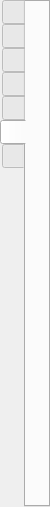
<?xml version="1.0" encoding="UTF-8"?>
<ui version="4.0">
 <class>CanvasToolBarDockWidget</class>
 <widget class="QDockWidget" name="CanvasToolBarDockWidget">
  <property name="geometry">
   <rect>
    <x>0</x>
    <y>0</y>
    <width>70</width>
    <height>507</height>
   </rect>
  </property>
  <property name="sizePolicy">
   <sizepolicy hsizetype="Maximum" vsizetype="Preferred">
    <horstretch>0</horstretch>
    <verstretch>0</verstretch>
   </sizepolicy>
  </property>
  <property name="features">
   <set>QDockWidget::DockWidgetFloatable|QDockWidget::DockWidgetMovable|QDockWidget::DockWidgetVerticalTitleBar</set>
  </property>
  <property name="allowedAreas">
   <set>Qt::LeftDockWidgetArea|Qt::RightDockWidgetArea</set>
  </property>
  <widget class="QWidget" name="dock_canvas_tools_contents">
   <property name="sizePolicy">
    <sizepolicy hsizetype="Maximum" vsizetype="Preferred">
     <horstretch>0</horstretch>
     <verstretch>0</verstretch>
    </sizepolicy>
   </property>
   <layout class="QVBoxLayout" name="verticalLayout">
    <property name="spacing">
     <number>0</number>
    </property>
    <property name="leftMargin">
     <number>0</number>
    </property>
    <property name="topMargin">
     <number>0</number>
    </property>
    <property name="rightMargin">
     <number>0</number>
    </property>
    <property name="bottomMargin">
     <number>0</number>
    </property>
    <item>
     <widget class="QTabWidget" name="tab_widget_canvas_tools">
      <property name="sizePolicy">
       <sizepolicy hsizetype="Maximum" vsizetype="Expanding">
        <horstretch>0</horstretch>
        <verstretch>0</verstretch>
       </sizepolicy>
      </property>
      <property name="tabPosition">
       <enum>QTabWidget::West</enum>
      </property>
      <property name="currentIndex">
       <number>5</number>
      </property>
      <property name="iconSize">
       <size>
        <width>35</width>
        <height>35</height>
       </size>
      </property>
      <widget class="QWidget" name="tab_view">
       <attribute name="title">
        <string/>
       </attribute>
       <attribute name="toolTip">
        <string>View 1</string>
       </attribute>
       <layout class="QVBoxLayout" name="verticalLayout_7">
        <property name="spacing">
         <number>0</number>
        </property>
        <property name="leftMargin">
         <number>0</number>
        </property>
        <property name="topMargin">
         <number>0</number>
        </property>
        <property name="rightMargin">
         <number>0</number>
        </property>
        <property name="bottomMargin">
         <number>0</number>
        </property>
        <item>
         <widget class="QWidget" name="view_toolbar_placeholder" native="true"/>
        </item>
        <item>
         <spacer name="view_spacer">
          <property name="orientation">
           <enum>Qt::Vertical</enum>
          </property>
          <property name="sizeHint" stdset="0">
           <size>
            <width>20</width>
            <height>498</height>
           </size>
          </property>
         </spacer>
        </item>
       </layout>
      </widget>
      <widget class="QWidget" name="tab_feature_inspection">
       <property name="sizePolicy">
        <sizepolicy hsizetype="Preferred" vsizetype="Preferred">
         <horstretch>0</horstretch>
         <verstretch>0</verstretch>
        </sizepolicy>
       </property>
       <attribute name="title">
        <string/>
       </attribute>
       <attribute name="toolTip">
        <string>Feature Inspection 2</string>
       </attribute>
       <layout class="QVBoxLayout" name="verticalLayout_2">
        <property name="spacing">
         <number>0</number>
        </property>
        <property name="sizeConstraint">
         <enum>QLayout::SetDefaultConstraint</enum>
        </property>
        <property name="leftMargin">
         <number>0</number>
        </property>
        <property name="topMargin">
         <number>0</number>
        </property>
        <property name="rightMargin">
         <number>0</number>
        </property>
        <property name="bottomMargin">
         <number>0</number>
        </property>
        <item>
         <widget class="QWidget" name="feature_inspection_toolbar_placeholder" native="true">
          <property name="sizePolicy">
           <sizepolicy hsizetype="Preferred" vsizetype="Minimum">
            <horstretch>0</horstretch>
            <verstretch>0</verstretch>
           </sizepolicy>
          </property>
         </widget>
        </item>
        <item>
         <spacer name="feature_inspection_spacer">
          <property name="orientation">
           <enum>Qt::Vertical</enum>
          </property>
          <property name="sizeHint" stdset="0">
           <size>
            <width>20</width>
            <height>463</height>
           </size>
          </property>
         </spacer>
        </item>
       </layout>
      </widget>
      <widget class="QWidget" name="tab_digitisation">
       <property name="sizePolicy">
        <sizepolicy hsizetype="Preferred" vsizetype="Preferred">
         <horstretch>0</horstretch>
         <verstretch>0</verstretch>
        </sizepolicy>
       </property>
       <attribute name="title">
        <string/>
       </attribute>
       <attribute name="toolTip">
        <string>Digitisation 3</string>
       </attribute>
       <layout class="QVBoxLayout" name="verticalLayout_3">
        <property name="spacing">
         <number>0</number>
        </property>
        <property name="leftMargin">
         <number>0</number>
        </property>
        <property name="topMargin">
         <number>0</number>
        </property>
        <property name="rightMargin">
         <number>0</number>
        </property>
        <property name="bottomMargin">
         <number>0</number>
        </property>
        <item>
         <widget class="QWidget" name="digitisation_toolbar_placeholder" native="true">
          <property name="sizePolicy">
           <sizepolicy hsizetype="Preferred" vsizetype="Minimum">
            <horstretch>0</horstretch>
            <verstretch>0</verstretch>
           </sizepolicy>
          </property>
         </widget>
        </item>
        <item>
         <spacer name="digitisation_spacer">
          <property name="orientation">
           <enum>Qt::Vertical</enum>
          </property>
          <property name="sizeHint" stdset="0">
           <size>
            <width>20</width>
            <height>463</height>
           </size>
          </property>
         </spacer>
        </item>
       </layout>
      </widget>
      <widget class="QWidget" name="tab_topology">
       <attribute name="title">
        <string/>
       </attribute>
       <attribute name="toolTip">
        <string>Topology 4</string>
       </attribute>
       <layout class="QVBoxLayout" name="verticalLayout_4">
        <property name="spacing">
         <number>0</number>
        </property>
        <property name="leftMargin">
         <number>0</number>
        </property>
        <property name="topMargin">
         <number>0</number>
        </property>
        <property name="rightMargin">
         <number>0</number>
        </property>
        <property name="bottomMargin">
         <number>0</number>
        </property>
        <item>
         <widget class="QWidget" name="topology_toolbar_placeholder" native="true">
          <property name="sizePolicy">
           <sizepolicy hsizetype="Preferred" vsizetype="Minimum">
            <horstretch>0</horstretch>
            <verstretch>0</verstretch>
           </sizepolicy>
          </property>
         </widget>
        </item>
        <item>
         <spacer name="topology_spacer">
          <property name="orientation">
           <enum>Qt::Vertical</enum>
          </property>
          <property name="sizeHint" stdset="0">
           <size>
            <width>20</width>
            <height>498</height>
           </size>
          </property>
         </spacer>
        </item>
       </layout>
      </widget>
      <widget class="QWidget" name="tab_pole_manipulation">
       <attribute name="title">
        <string/>
       </attribute>
       <attribute name="toolTip">
        <string>Pole Manipulation 5</string>
       </attribute>
       <layout class="QVBoxLayout" name="verticalLayout_5">
        <property name="spacing">
         <number>0</number>
        </property>
        <property name="leftMargin">
         <number>0</number>
        </property>
        <property name="topMargin">
         <number>0</number>
        </property>
        <property name="rightMargin">
         <number>0</number>
        </property>
        <property name="bottomMargin">
         <number>0</number>
        </property>
        <item>
         <widget class="QWidget" name="pole_manipulation_toolbar_placeholder" native="true">
          <property name="sizePolicy">
           <sizepolicy hsizetype="Preferred" vsizetype="Minimum">
            <horstretch>0</horstretch>
            <verstretch>0</verstretch>
           </sizepolicy>
          </property>
         </widget>
        </item>
        <item>
         <spacer name="pole_manipulation_spacer">
          <property name="orientation">
           <enum>Qt::Vertical</enum>
          </property>
          <property name="sizeHint" stdset="0">
           <size>
            <width>20</width>
            <height>498</height>
           </size>
          </property>
         </spacer>
        </item>
       </layout>
      </widget>
      <widget class="QWidget" name="tab_small_circle">
       <property name="sizePolicy">
        <sizepolicy hsizetype="Preferred" vsizetype="Preferred">
         <horstretch>0</horstretch>
         <verstretch>0</verstretch>
        </sizepolicy>
       </property>
       <attribute name="title">
        <string/>
       </attribute>
       <attribute name="toolTip">
        <string>Create Small Circles 6</string>
       </attribute>
       <layout class="QVBoxLayout" name="verticalLayout_6">
        <property name="spacing">
         <number>0</number>
        </property>
        <property name="leftMargin">
         <number>0</number>
        </property>
        <property name="topMargin">
         <number>0</number>
        </property>
        <property name="rightMargin">
         <number>0</number>
        </property>
        <property name="bottomMargin">
         <number>0</number>
        </property>
        <item>
         <widget class="QWidget" name="small_circle_toolbar_placeholder" native="true">
          <property name="sizePolicy">
           <sizepolicy hsizetype="Preferred" vsizetype="Minimum">
            <horstretch>0</horstretch>
            <verstretch>0</verstretch>
           </sizepolicy>
          </property>
         </widget>
        </item>
        <item>
         <spacer name="small_circle_spacer">
          <property name="orientation">
           <enum>Qt::Vertical</enum>
          </property>
          <property name="sizeHint" stdset="0">
           <size>
            <width>20</width>
            <height>498</height>
           </size>
          </property>
         </spacer>
        </item>
       </layout>
      </widget>
      <widget class="QWidget" name="tab_hellinger">
       <property name="sizePolicy">
        <sizepolicy hsizetype="Preferred" vsizetype="Preferred">
         <horstretch>0</horstretch>
         <verstretch>0</verstretch>
        </sizepolicy>
       </property>
       <attribute name="title">
        <string/>
       </attribute>
       <layout class="QVBoxLayout" name="verticalLayout_8">
        <property name="spacing">
         <number>0</number>
        </property>
        <property name="leftMargin">
         <number>0</number>
        </property>
        <property name="topMargin">
         <number>0</number>
        </property>
        <property name="rightMargin">
         <number>0</number>
        </property>
        <property name="bottomMargin">
         <number>0</number>
        </property>
        <item>
         <widget class="QWidget" name="hellinger_toolbar_placeholder" native="true">
          <property name="sizePolicy">
           <sizepolicy hsizetype="Preferred" vsizetype="Minimum">
            <horstretch>0</horstretch>
            <verstretch>0</verstretch>
           </sizepolicy>
          </property>
         </widget>
        </item>
        <item>
         <spacer name="hellinger_spacer">
          <property name="orientation">
           <enum>Qt::Vertical</enum>
          </property>
          <property name="sizeHint" stdset="0">
           <size>
            <width>20</width>
            <height>498</height>
           </size>
          </property>
         </spacer>
        </item>
       </layout>
      </widget>
     </widget>
    </item>
   </layout>
  </widget>
  <action name="action_Drag_Globe">
   <property name="checkable">
    <bool>true</bool>
   </property>
   <property name="checked">
    <bool>true</bool>
   </property>
   <property name="icon">
    <iconset resource="../qt-resources/qt_widgets.qrc">
     <normaloff>:/drag_globe_35.png</normaloff>:/drag_globe_35.png</iconset>
   </property>
   <property name="text">
    <string>Drag Globe</string>
   </property>
   <property name="toolTip">
    <string>Drag Globe  D</string>
   </property>
   <property name="shortcut">
    <string>D</string>
   </property>
   <property name="shortcutContext">
    <enum>Qt::ApplicationShortcut</enum>
   </property>
  </action>
  <action name="action_Zoom_Globe">
   <property name="checkable">
    <bool>true</bool>
   </property>
   <property name="icon">
    <iconset resource="../qt-resources/qt_widgets.qrc">
     <normaloff>:/zoom_globe_35.png</normaloff>:/zoom_globe_35.png</iconset>
   </property>
   <property name="text">
    <string>Zoom In</string>
   </property>
   <property name="toolTip">
    <string>Zoom In  Z</string>
   </property>
   <property name="shortcut">
    <string>Z</string>
   </property>
   <property name="shortcutContext">
    <enum>Qt::ApplicationShortcut</enum>
   </property>
  </action>
  <action name="action_Measure_Distance">
   <property name="checkable">
    <bool>true</bool>
   </property>
   <property name="icon">
    <iconset resource="../qt-resources/qt_widgets.qrc">
     <normaloff>:/measure_distance_35.png</normaloff>:/measure_distance_35.png</iconset>
   </property>
   <property name="text">
    <string>Measure</string>
   </property>
   <property name="toolTip">
    <string>Measure  S</string>
   </property>
   <property name="shortcut">
    <string>S</string>
   </property>
   <property name="shortcutContext">
    <enum>Qt::ApplicationShortcut</enum>
   </property>
  </action>
  <action name="action_Click_Geometry">
   <property name="checkable">
    <bool>true</bool>
   </property>
   <property name="checked">
    <bool>false</bool>
   </property>
   <property name="icon">
    <iconset resource="../qt-resources/qt_widgets.qrc">
     <normaloff>:/focus_feature_35.png</normaloff>:/focus_feature_35.png</iconset>
   </property>
   <property name="text">
    <string>Choose Feature</string>
   </property>
   <property name="iconText">
    <string>Choose &amp;Feature</string>
   </property>
   <property name="toolTip">
    <string>Choose Feature  F</string>
   </property>
   <property name="shortcut">
    <string>F</string>
   </property>
   <property name="shortcutContext">
    <enum>Qt::ApplicationShortcut</enum>
   </property>
  </action>
  <action name="action_Digitise_New_Polyline">
   <property name="checkable">
    <bool>true</bool>
   </property>
   <property name="checked">
    <bool>false</bool>
   </property>
   <property name="icon">
    <iconset resource="../qt-resources/qt_widgets.qrc">
     <normaloff>:/digitise_polyline_35.png</normaloff>:/digitise_polyline_35.png</iconset>
   </property>
   <property name="text">
    <string>Digitise New Polyline Geometry</string>
   </property>
   <property name="iconText">
    <string>Digitise New Poly&amp;line Geometry</string>
   </property>
   <property name="toolTip">
    <string>Digitise New Polyline Geometry  L</string>
   </property>
   <property name="shortcut">
    <string>L</string>
   </property>
   <property name="shortcutContext">
    <enum>Qt::ApplicationShortcut</enum>
   </property>
  </action>
  <action name="action_Digitise_New_MultiPoint">
   <property name="checkable">
    <bool>true</bool>
   </property>
   <property name="checked">
    <bool>false</bool>
   </property>
   <property name="icon">
    <iconset resource="../qt-resources/qt_widgets.qrc">
     <normaloff>:/digitise_multipoint_35.png</normaloff>:/digitise_multipoint_35.png</iconset>
   </property>
   <property name="text">
    <string>Digitise New Multi-point Geometry</string>
   </property>
   <property name="iconText">
    <string>Digitise New &amp;Multi-point Geometry</string>
   </property>
   <property name="toolTip">
    <string>Digitise New Multi-point Geometry  M</string>
   </property>
   <property name="shortcut">
    <string>M</string>
   </property>
   <property name="shortcutContext">
    <enum>Qt::ApplicationShortcut</enum>
   </property>
  </action>
  <action name="action_Digitise_New_Polygon">
   <property name="checkable">
    <bool>true</bool>
   </property>
   <property name="checked">
    <bool>false</bool>
   </property>
   <property name="icon">
    <iconset resource="../qt-resources/qt_widgets.qrc">
     <normaloff>:/digitise_polygon_35.png</normaloff>:/digitise_polygon_35.png</iconset>
   </property>
   <property name="text">
    <string>Digitise New Polygon Geometry</string>
   </property>
   <property name="iconText">
    <string>Digitise New Polygon &amp;Geometry</string>
   </property>
   <property name="toolTip">
    <string>Digitise New Polygon Geometry  G</string>
   </property>
   <property name="shortcut">
    <string>G</string>
   </property>
   <property name="shortcutContext">
    <enum>Qt::ApplicationShortcut</enum>
   </property>
  </action>
  <action name="action_Move_Geometry">
   <property name="checkable">
    <bool>true</bool>
   </property>
   <property name="checked">
    <bool>false</bool>
   </property>
   <property name="icon">
    <iconset resource="../qt-resources/qt_widgets.qrc">
     <normaloff>:/move_geometry_35.png</normaloff>:/move_geometry_35.png</iconset>
   </property>
   <property name="text">
    <string>Move Geometry</string>
   </property>
   <property name="iconText">
    <string>Move Geometr&amp;y</string>
   </property>
   <property name="toolTip">
    <string>Move Geometry  Y</string>
   </property>
   <property name="shortcut">
    <string>Y</string>
   </property>
   <property name="shortcutContext">
    <enum>Qt::ApplicationShortcut</enum>
   </property>
  </action>
  <action name="action_Move_Vertex">
   <property name="checkable">
    <bool>true</bool>
   </property>
   <property name="checked">
    <bool>false</bool>
   </property>
   <property name="icon">
    <iconset resource="../qt-resources/qt_widgets.qrc">
     <normaloff>:/move_vertex_35.png</normaloff>:/move_vertex_35.png</iconset>
   </property>
   <property name="text">
    <string>Move Vertex</string>
   </property>
   <property name="iconText">
    <string>Mo&amp;ve Vertex</string>
   </property>
   <property name="toolTip">
    <string>Move Vertex  V</string>
   </property>
   <property name="shortcut">
    <string>V</string>
   </property>
   <property name="shortcutContext">
    <enum>Qt::ApplicationShortcut</enum>
   </property>
  </action>
  <action name="action_Delete_Vertex">
   <property name="checkable">
    <bool>true</bool>
   </property>
   <property name="checked">
    <bool>false</bool>
   </property>
   <property name="icon">
    <iconset resource="../qt-resources/qt_widgets.qrc">
     <normaloff>:/delete_vertex_35.png</normaloff>:/delete_vertex_35.png</iconset>
   </property>
   <property name="text">
    <string>Delete Vertex</string>
   </property>
   <property name="iconText">
    <string>Delete Verte&amp;x</string>
   </property>
   <property name="toolTip">
    <string>Delete Vertex  X</string>
   </property>
   <property name="shortcut">
    <string>X</string>
   </property>
   <property name="shortcutContext">
    <enum>Qt::ApplicationShortcut</enum>
   </property>
  </action>
  <action name="action_Insert_Vertex">
   <property name="checkable">
    <bool>true</bool>
   </property>
   <property name="checked">
    <bool>false</bool>
   </property>
   <property name="icon">
    <iconset resource="../qt-resources/qt_widgets.qrc">
     <normaloff>:/insert_vertex_35.png</normaloff>:/insert_vertex_35.png</iconset>
   </property>
   <property name="text">
    <string>Insert Vertex</string>
   </property>
   <property name="iconText">
    <string>&amp;Insert Vertex</string>
   </property>
   <property name="toolTip">
    <string>Insert Vertex  I</string>
   </property>
   <property name="shortcut">
    <string>I</string>
   </property>
   <property name="shortcutContext">
    <enum>Qt::ApplicationShortcut</enum>
   </property>
  </action>
  <action name="action_Split_Feature">
   <property name="checkable">
    <bool>true</bool>
   </property>
   <property name="icon">
    <iconset resource="../qt-resources/qt_widgets.qrc">
     <normaloff>:/split_geometry_35.png</normaloff>:/split_geometry_35.png</iconset>
   </property>
   <property name="text">
    <string>Split Feature</string>
   </property>
   <property name="toolTip">
    <string>Split Feature  T</string>
   </property>
   <property name="shortcut">
    <string>T</string>
   </property>
   <property name="shortcutContext">
    <enum>Qt::ApplicationShortcut</enum>
   </property>
  </action>
  <action name="action_Manipulate_Pole">
   <property name="checkable">
    <bool>true</bool>
   </property>
   <property name="checked">
    <bool>false</bool>
   </property>
   <property name="icon">
    <iconset resource="../qt-resources/qt_widgets.qrc">
     <normaloff>:/plate_pole_modification_35.png</normaloff>:/plate_pole_modification_35.png</iconset>
   </property>
   <property name="text">
    <string>Modify Reconstruction Pole</string>
   </property>
   <property name="toolTip">
    <string>Modify Reconstruction Pole  P</string>
   </property>
   <property name="shortcut">
    <string>P</string>
   </property>
   <property name="shortcutContext">
    <enum>Qt::ApplicationShortcut</enum>
   </property>
  </action>
  <action name="action_Build_Boundary_Topology">
   <property name="checkable">
    <bool>true</bool>
   </property>
   <property name="checked">
    <bool>false</bool>
   </property>
   <property name="icon">
    <iconset resource="../qt-resources/qt_widgets.qrc">
     <normaloff>:/topology_build_boundary_35.png</normaloff>:/topology_build_boundary_35.png</iconset>
   </property>
   <property name="text">
    <string>Build New Boundary Topology</string>
   </property>
   <property name="iconText">
    <string>Build New Boundary Topology</string>
   </property>
   <property name="toolTip">
    <string>Build New Boundary Topology  B</string>
   </property>
   <property name="shortcut">
    <string>B</string>
   </property>
   <property name="shortcutContext">
    <enum>Qt::ApplicationShortcut</enum>
   </property>
  </action>
  <action name="action_Edit_Topology">
   <property name="checkable">
    <bool>true</bool>
   </property>
   <property name="checked">
    <bool>false</bool>
   </property>
   <property name="icon">
    <iconset resource="../qt-resources/qt_widgets.qrc">
     <normaloff>:/topology_edit_35.png</normaloff>:/topology_edit_35.png</iconset>
   </property>
   <property name="text">
    <string>Edit Topology Sections</string>
   </property>
   <property name="iconText">
    <string>Edit Topology Sections</string>
   </property>
   <property name="toolTip">
    <string>Edit Topology Sections  E</string>
   </property>
   <property name="shortcut">
    <string>E</string>
   </property>
   <property name="shortcutContext">
    <enum>Qt::ApplicationShortcut</enum>
   </property>
  </action>
  <action name="action_Create_Small_Circle">
   <property name="checkable">
    <bool>true</bool>
   </property>
   <property name="icon">
    <iconset resource="../qt-resources/qt_widgets.qrc">
     <normaloff>:/small_circle_35.png</normaloff>:/small_circle_35.png</iconset>
   </property>
   <property name="text">
    <string>Create Small Circle</string>
   </property>
   <property name="toolTip">
    <string>Create Small Circle  C</string>
   </property>
   <property name="shortcut">
    <string>C</string>
   </property>
   <property name="shortcutContext">
    <enum>Qt::ApplicationShortcut</enum>
   </property>
  </action>
  <action name="action_Build_Line_Topology">
   <property name="checkable">
    <bool>true</bool>
   </property>
   <property name="checked">
    <bool>false</bool>
   </property>
   <property name="icon">
    <iconset resource="../qt-resources/qt_widgets.qrc">
     <normaloff>:/topology_build_line_35.png</normaloff>:/topology_build_line_35.png</iconset>
   </property>
   <property name="text">
    <string>Build New Line Topology</string>
   </property>
   <property name="iconText">
    <string>Build New Line Topology</string>
   </property>
   <property name="toolTip">
    <string>Build New Line Topology  H</string>
   </property>
   <property name="shortcut">
    <string>H</string>
   </property>
   <property name="shortcutContext">
    <enum>Qt::ApplicationShortcut</enum>
   </property>
  </action>
  <action name="action_Build_Network_Topology">
   <property name="checkable">
    <bool>true</bool>
   </property>
   <property name="checked">
    <bool>false</bool>
   </property>
   <property name="icon">
    <iconset resource="../qt-resources/qt_widgets.qrc">
     <normaloff>:/topology_build_network_35.png</normaloff>:/topology_build_network_35.png</iconset>
   </property>
   <property name="text">
    <string>Build New Network Topology</string>
   </property>
   <property name="iconText">
    <string>Build New Boundary Topology</string>
   </property>
   <property name="toolTip">
    <string>Build New Network Topology  N</string>
   </property>
   <property name="shortcut">
    <string>N</string>
   </property>
   <property name="shortcutContext">
    <enum>Qt::ApplicationShortcut</enum>
   </property>
  </action>
  <action name="action_Select_Hellinger_Geometries">
   <property name="checkable">
    <bool>true</bool>
   </property>
   <property name="icon">
    <iconset resource="../qt-resources/qt_widgets.qrc">
     <normaloff>:/focus_feature_35.png</normaloff>:/focus_feature_35.png</iconset>
   </property>
   <property name="text">
    <string>Select Hellinger Geometries</string>
   </property>
   <property name="toolTip">
    <string>Select and manipulate hellinger geometries</string>
   </property>
   <property name="shortcut">
    <string>H</string>
   </property>
   <property name="shortcutContext">
    <enum>Qt::ApplicationShortcut</enum>
   </property>
  </action>
 </widget>
 <resources>
  <include location="../qt-resources/qt_widgets.qrc"/>
 </resources>
 <connections/>
</ui>
